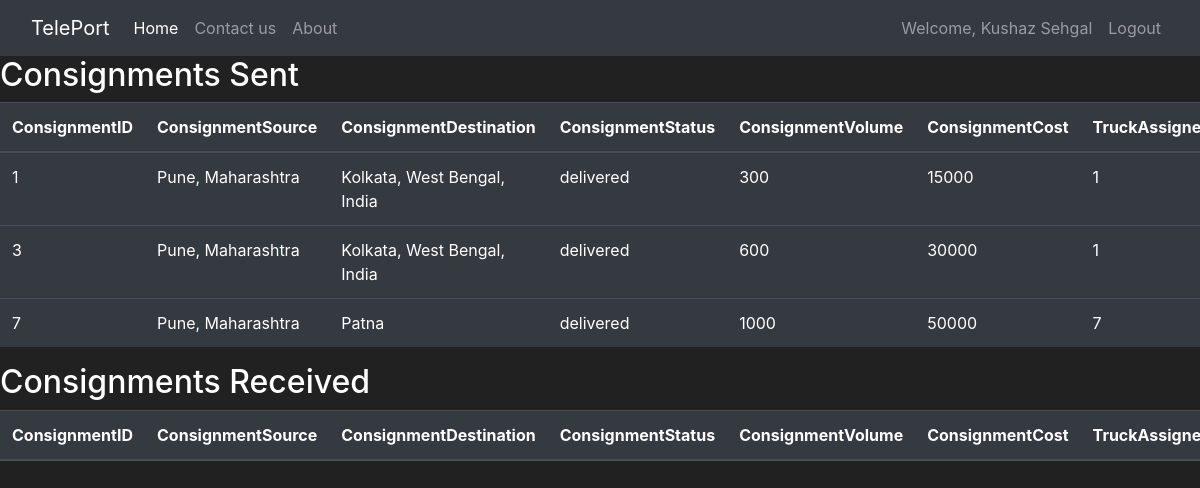
Page /view_branch_consignment_details (signed in) on the committed database.
### TelePort/models.py (models this page shows, shortened)
class Employee(db.Model, UserMixin):
    employeeID = db.Column(db.Integer, primary_key=True)
    name = db.Column(db.String(1200), unique=False, nullable=False)
    address = db.Column(db.String(1200), unique=False, nullable=False)
    phoneNumber = db.Column(db.String(120), unique=False, nullable=False)
    email = db.Column(db.String(120), unique=True, nullable=False)
    branchID = db.Column(db.Integer, nullable = False)
    password_hash = db.Column(db.String(60), unique=False, nullable=False)
    @property
    def password(self):
        return self.password

class Consignment(db.Model):
    consignmentID = db.Column(db.Integer, primary_key=True)
    volume = db.Column(db.Integer, unique=False, nullable=False)
    purchaseDate = db.Column(db.DateTime, default = datetime.datetime.now())
    deliveryDate = db.Column(db.DateTime, default = datetime.datetime.now())
    senderID = db.Column(db.Integer, nullable = False)
    receiverID = db.Column(db.Integer, nullable = False)
    sourceAddress = db.Column(db.String(1200), unique=False, nullable=False)
    sourceOfficeID = db.Column(db.Integer, nullable = False)
    destinationAddress = db.Column(db.String(1200), unique=False, nullable=False)
    destinationOfficeID = db.Column(db.Integer, nullable = False)
    revenue = db.Column(db.Integer, unique=False, nullable=False, default = 0)
    truckAssigned = db.Column(db.Integer, unique=False, nullable=False, default = 0)
    status = db.Column(db.String(1200), unique=False, nullable=False, default = "In Transit")

### TelePort/routes.py (the view)
@app.route('/view_branch_consignment_details', methods = ['GET', 'POST'])
def view_branch_consignment_details():
    sent = Consignment.query.filter_by(sourceOfficeID = session['employee'].branchID).all()
    received = Consignment.query.filter_by(destinationOfficeID = session['employee'].branchID).all()
    return render_template('view_branch_consignment_details.html', sent = sent, received = received)

### TelePort/models.py (called while the page is built)
@log_manage.user_loader
def load_employee(employeeID):
    return Employee.query.get(int(employeeID))

### TelePort/templates/view_branch_consignment_details.html (shortened to what this page needs)
{% extends "base.html" %}
{% block content %}
<h2>Consignments Sent</h2>
<table class="table table-hover table-dark">
    <thead class = "thead-dark">
        <tr>
            <th scope="col">ConsignmentID</th>
            <th scope="col">ConsignmentSource</th>
            <th scope="col">ConsignmentDestination</th>
            <th scope="col">ConsignmentStatus</th>
            <th scope="col">ConsignmentVolume</th>
            <th scope="col">ConsignmentCost</th>
            <th scope="col">TruckAssigned</th>
        </tr>
    </thead>
    <tbody>
        {% for consignment in sent %}
            <tr>
                <td>{{consignment.consignmentID}}</td>
                <td>{{consignment.sourceAddress}}</td>
                <td>{{consignment.destinationAddress}}</td>
                <td>{{consignment.status}}</td>
                <td>{{consignment.volume}}</td>
                <td>{{consignment.revenue}}</td>
                <td>
                    {% if consignment.truckAssigned == 0 %}
                        Not Assigned
                    {% else %}
                        {{consignment.truckAssigned}}
                    {% endif %}
                </td>
            </tr>
        {% endfor %}
    </tbody>
</table>
<h2>Consignments Received</h2>
<table class="table table-hover table-dark">
    <thead class = "thead-dark">
        <tr>
            <th scope="col">ConsignmentID</th>
            <th scope="col">ConsignmentSource</th>
            <th scope="col">ConsignmentDestination</th>
            <th scope="col">ConsignmentStatus</th>
            <th scope="col">ConsignmentVolume</th>
            <th scope="col">ConsignmentCost</th>
            <th scope="col">TruckAssigned</th>
        </tr>
    </thead>
</table>
{% endblock %}

### TelePort/templates/base.html (shortened to what this page needs)
<!doctype html>
<html lang="en">
   <head>
      <link rel="stylesheet" href="https://cdn.jsdelivr.net/npm/bootstrap@4.5.3/dist/css/bootstrap.min.css">
   </head>
   <body>
    <nav class="navbar navbar-expand-md navbar-dark bg-dark">
        <div class="container-fluid">
          <a class="navbar-brand" href="/">TelePort</a>
          <div class="collapse navbar-collapse" id="navbarNav">
            <ul class="navbar-nav mr-auto">
              <li class="nav-item active">
                <a class="nav-link active" aria-current="page" href="/">Home</a>
              </li>
              <li class="nav-item">
                <a class="nav-link" href="{{ url_for('contact') }}">Contact us</a>
              </li>
              <li class="nav-item">
                <a class="nav-link" href="{{ url_for('about') }}">About</a>
            </ul>
            {% if session['name'] != "" %}
            <ul class = "navbar-nav">
              <li class = "nav-item">
                <a class = "nav-link">Welcome, {{ session['name'] }}</a>
              </li>
              <li class = "nav-item">
                <a class = "nav-link" href="{{ url_for('logout_page') }}">Logout</a>
              </li>
            {% endif %}
            </ul>
          </div>
        </div>
      </nav>
      {% block content %}
      {% endblock %}
   </body>
</html>

### TelePort/templates/base.html (style rules this page uses)
body { background-attachment: fixed; background-color: #212121; color: white; }

### rows in the picture
Employee: name "Kushaz Sehgal"
Consignment: consignmentID "1", sourceAddress "Pune, Maharashtra", destinationAddress "Kolkata, West Bengal, India", status "delivered", volume "300", revenue "15000", truckAssigned "1"
Consignment: consignmentID "3", sourceAddress "Pune, Maharashtra", destinationAddress "Kolkata, West Bengal, India", status "delivered", volume "600", revenue "30000", truckAssigned "1"
Consignment: consignmentID "7", sourceAddress "Pune, Maharashtra", destinationAddress "Patna", status "delivered", volume "1000", revenue "50000", truckAssigned "7"
